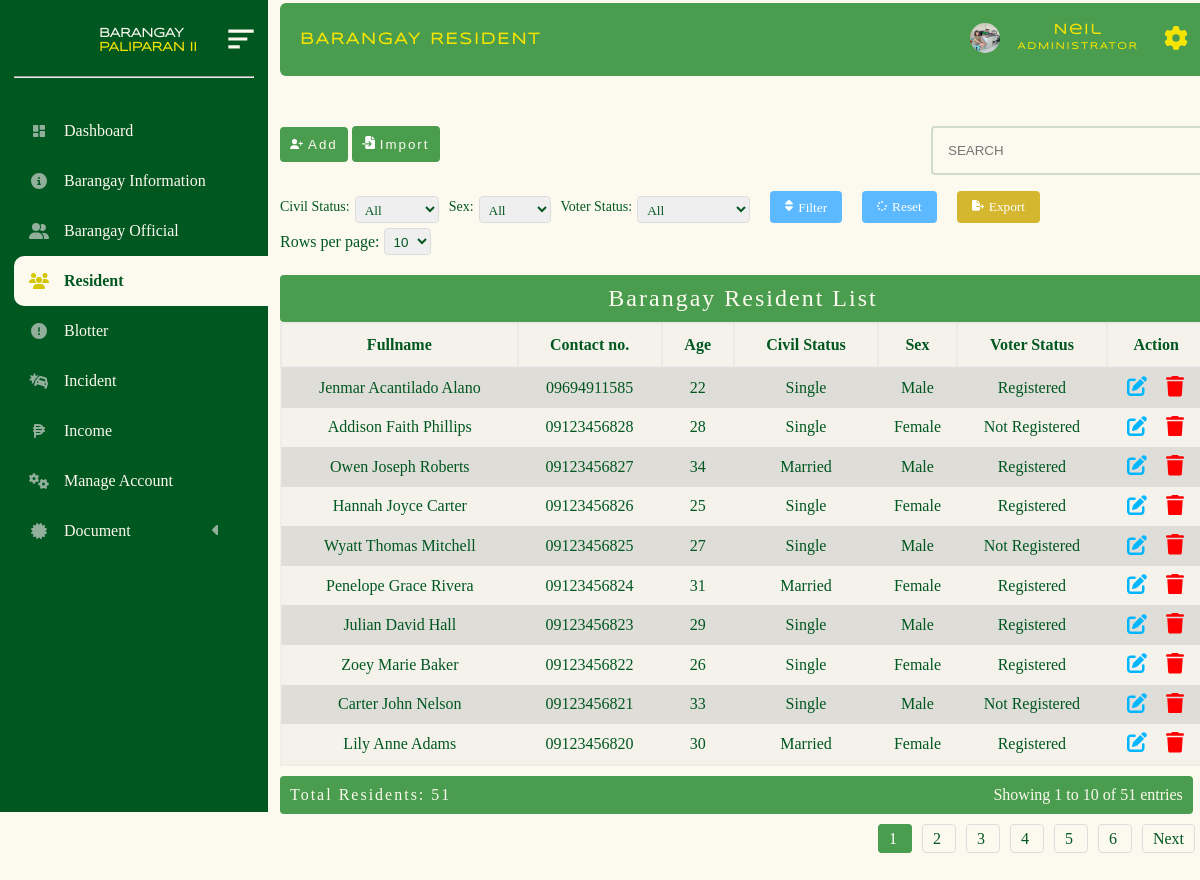
Screenshot of /administrator/admin_panel/resident.php (signed in) with the database file from the repository.
### tables this page shows
CREATE TABLE `barangay_resident` (
  `id` bigint(11) NOT NULL,
  `firstname` varchar(200) NOT NULL,
  `middlename` varchar(200) NOT NULL,
  `lastname` varchar(200) NOT NULL,
  `house_no` varchar(200) NOT NULL,
  `place_of_birth` varchar(200) NOT NULL,
  `birthday` date NOT NULL,
  `age` int(200) NOT NULL,
  `civil_status` varchar(200) NOT NULL,
  `gender` varchar(200) NOT NULL,
  `voter_status` varchar(200) NOT NULL,
  `email` varchar(200) NOT NULL,
  `contact_no` varchar(200) NOT NULL,
  `occupation` varchar(200) NOT NULL,
  `citizenship` varchar(200) NOT NULL,
  `sitio_pook` varchar(200) NOT NULL
);

### administrator/admin_panel/brgy_resident_folder/table.php (the view, shortened to what this page needs)
<!DOCTYPE html>
<html lang="en">
<head>
</head>
<body>
<?php
require("../../database/conn_db.php");
$name_filter = isset($_GET['name_filter']) ? $_GET['name_filter'] : '';
$contact_filter = isset($_GET['contact_filter']) ? $_GET['contact_filter'] : '';
$age_filter = isset($_GET['age_filter']) ? $_GET['age_filter'] : '';
$civil_status_filter = isset($_GET['civil_status_filter']) ? $_GET['civil_status_filter'] : '';
$gender_filter = isset($_GET['gender_filter']) ? $_GET['gender_filter'] : '';
$voter_filter = isset($_GET['voter_filter']) ? $_GET['voter_filter'] : '';
$page = isset($_GET['page']) ? max(1, (int)$_GET['page']) : 1;
$limit = isset($_GET['limit']) ? max(1, (int)$_GET['limit']) : 10;
$offset = ($page - 1) * $limit;
$whereClause = [];
$params = [];
$types = '';
$whereSQL = !empty($whereClause) ? 'WHERE ' . implode(' AND ', $whereClause) : '';
$countQuery = "SELECT COUNT(*) AS total FROM barangay_resident $whereSQL";
$countStmt = $conn->prepare($countQuery);
$countStmt->execute();
$countResult = $countStmt->get_result();
$totalRows = $countResult->fetch_assoc()['total'];
$totalPages = max(1, ceil($totalRows / $limit));
$startRow = ($page - 1) * $limit + 1;
$endRow = min($page * $limit, $totalRows);
$sql = "SELECT * FROM barangay_resident $whereSQL ORDER BY id DESC LIMIT ? OFFSET ?";
$stmt = $conn->prepare($sql);
if (!empty($params)) {
    $params[] = $limit;
    $params[] = $offset;
    $types .= 'ii';
    $stmt->bind_param($types, ...$params);
} else {
    $stmt->bind_param('ii', $limit, $offset);
}
$stmt->execute();
$result = $stmt->get_result();
if ($result->num_rows > 0) { ?>
    <div class="limit-selector">
        <form method="GET" action="" class = "form_limit">
            <div class="filter-group">
                <label for="civil_status_filter">Civil Status:</label>
                <select name="civil_status_filter" id="civil_status_filter">
                    <option value="">All</option>
                </select>
            </div>
            <div class="filter-group">
                <label for="gender_filter">Sex:</label>
                <select name="gender_filter" id="gender_filter">
                    <option value="">All</option>
                </select>
            </div>
            <div class="filter-group">
                <label for="voter_filter">Voter Status:</label>
                <select name="voter_filter" id="voter_filter">
                    <option value="">All</option>
                </select>
            </div>
            <button type="submit" class="filter-btn">Filter</button>
            <button type="button" class="reset-btn" onclick="window.location.href='?page=1&limit=<?php echo $limit; ?>'">Reset</button>
            <button type="button" class="export-btn" id="export-btn">Export</button>
        </form>
        <form method="GET" action="">
            <label for="limit">Rows per page:</label>
            <select name="limit" id="limit" onchange="this.form.submit()">
                <option value="10" <?php if ($limit == 10) echo 'selected'; ?>>10</option>
            </select>
        </form>
    </div>
    <table>
        <caption>Barangay Resident List</caption>
        <tr>
            <th>Fullname</th>
            <th>Contact no.</th>
            <th>Age</th>
            <th>Civil Status</th>
            <th>Sex</th>
            <th>Voter Status</th>
            <th>Action</th>
        </tr>
        <?php while ($row = $result->fetch_assoc()) {
            $firstname = $row["firstname"];
            $middlename = $row["middlename"];
            $lastname = $row["lastname"];
            $age = $row["age"];
            $civil_status = $row["civil_status"];
            $gender = $row["gender"];
            $voter_status = $row["voter_status"];
            $contact_no = $row["contact_no"];
        ?>
        <tr class="table_hover">
            <td><?php echo $firstname . " " . $middlename . " " . $lastname; ?></td>
            <td><?php echo $contact_no; ?></td>
            <td><?php echo $age; ?></td>
            <td><?php echo $civil_status; ?></td>
            <td><?php echo $gender; ?></td>
            <td><?php echo $voter_status; ?></td>
            <td>
                <div id = "form_up_del_official">
                    <button  id = "update_official_btn" class = "update_btn" data-id= <?php echo $row ["id"] ?>></button>
                    <button id = "delete_official_btn" class = "delete_btn" data-id= <?php echo $row ["id"] ?>></button>
                </div>
            </td>
        </tr>
        <?php } ?>
    </table>
    <div class="table-footer">
        <div class="total-count">Total Residents: <?php echo $totalRows; ?></div>
        <div class="pagination-info">
            Showing <?php echo $startRow; ?> to <?php echo $endRow; ?> of <?php echo $totalRows; ?> entries
        </div>
    </div>
    <div class="pagination">
        <?php for ($i = 1; $i <= $totalPages; $i++): ?>
            <a href="?page=<?php echo $i; ?>&limit=<?php echo $limit; ?>&name_filter=<?php echo urlencode($name_filter); ?>&contact_filter=<?php echo urlencode($contact_filter); ?>&age_filter=<?php echo urlencode($age_filter); ?>&civil_status_filter=<?php echo urlencode($civil_status_filter); ?>&gender_filter=<?php echo urlencode($gender_filter); ?>&voter_filter=<?php echo urlencode($voter_filter); ?>" class="<?php echo $i == $page ? 'active' : ''; ?>">
                <?php echo $i; ?>
            </a>
        <?php endfor; ?>
        <?php if ($page < $totalPages): ?>
            <a href="?page=<?php echo $page + 1; ?>&limit=<?php echo $limit; ?>&name_filter=<?php echo urlencode($name_filter); ?>&contact_filter=<?php echo urlencode($contact_filter); ?>&age_filter=<?php echo urlencode($age_filter); ?>&civil_status_filter=<?php echo urlencode($civil_status_filter); ?>&gender_filter=<?php echo urlencode($gender_filter); ?>&voter_filter=<?php echo urlencode($voter_filter); ?>">Next</a>
        <?php endif; ?>
    </div>
<?php }
?>
        <?php include("update_temp.php"); ?>
</body>
</html>

### administrator/admin_panel/style.css/mian.stylecss.css (style rules this page uses)
* { margin: 0px; padding: 0px; box-sizing: content-box; list-style-type: none ; }
html { scroll-behavior: smooth; }
:root { --bg-color: #FCFAEE; --2nd-bg-color:#4A9D4f; --sub-bg-color: #005720 ; --1st-text-color: #005720 ; --2nd-text-color: rgb(53, 53, 53); --3rd-text-color: #FCFAEE; --btn-color: #F5E402; --other-color :rgb(0, 183, 255); }
body { background-color: var(--bg-color); position: relative; min-height: 100%; width: 100%; overflow: scroll; overflow-x: hidden; }

### administrator/admin_panel/style.css/resident_style.css (style rules this page uses)
* { margin: 0px; padding: 0px; box-sizing: content-box; list-style-type: none ; }
:root { --bg-color: #FCFAEE; --2nd-bg-color:#4A9D4f; --sub-bg-color: #005720 ; --1st-text-color: #005720 ; --2nd-text-color: rgb(53, 53, 53); --3rd-text-color: #FCFAEE; --btn-color: #d4b62f; --other-color :rgb(0, 183, 255); }
body { background-color: var(--bg-color); background-repeat: no-repeat; background-size: cover; }
table { border: 2px solid rgba(228, 228, 228, 0.39); margin-left: 40px; margin-top: 20px; background-color: rgba(226, 226, 226, 0.322); width: 77vw; border-collapse: collapse; transition: all 0.5s ease; border-radius:4px; font-family: "sub_text"; color: var(--1st-text-color); }
table td { padding: 5px; text-align: center; }
table th { border: 2px solid rgba(226, 226, 226, 0.562); padding: 12px; }
table tr:nth-child(even) { background-color: #a7a5a548; }
caption { font-size: 2vw; letter-spacing: 2px; background-color: var(--2nd-bg-color); padding-bottom: 10px; padding-top: 10px; color: var(--bg-color); border-radius: 4px; }
.pagination { margin: 0px 0; float: right; margin-right: 0px; padding-bottom: 60px; margin-left: 20px; }
.pagination a { margin: 0 5px; padding: 5px 10px; text-decoration: none; color: var(--1st-text-color); border: 1px solid #ddd; border-radius: 4px; line-height: 50px; }
.pagination a.active { background-color: var(--2nd-bg-color); color: white; border: 1px solid var(--2nd-bg-color); }
.limit-selector { margin-top: -120px; padding-left: 40px; color: #005720; font-family: "sub_text"; transition: all 0.5s ease; font-size: 1rem; display: flex; }
.limit-selector select { padding: 5px; border-radius: 4px; border: 1px solid #ddd; width: max-content; color: #005720; }
#form_up_del_official { display: flex; justify-content:space-evenly ; align-items: center; }
#update_official_btn { color: var(--bg-color); cursor: pointer; padding: 3px 5px 3px 5px; background-color: transparent; border-radius: 4px; font-size: 0.9rem; outline: none; border: none; }
#update_official_btn svg { width: 20px; fill: var(--other-color); }
#delete_official_btn { color: var(--bg-color); cursor: pointer; padding: 3px 5px 3px 5px; background-color: transparent; border-radius: 4px; border: 1px solid rgb(197, 197, 197); outline: none; border: none; font-size: 0.9rem; }
#delete_official_btn svg { width: 18px; fill: red; }

### administrator/admin_panel/brgy_resident_folder/import_temp.php (style rules this page uses)
* { margin: 0px; padding: 0px; box-sizing: content-box; list-style-type: none; }
:root { --bg-color: #FCFAEE; --2nd-bg-color: #4A9D4f; --sub-bg-color: #005720; --1st-text-color: #005720; --2nd-text-color: rgb(53, 53, 53); --3rd-text-color: #FCFAEE; --btn-color: #d4b62f; --other-color: rgb(0, 183, 255); }

### administrator/admin_panel/brgy_resident_folder/table.php (style rules this page uses)
.table-footer { display: flex; justify-content: space-between; margin-top: 10px; padding: 10px; margin-left:40px; background-color:#4A9D4f; border-radius: 4px; width: 93%; }
.total-count { font-weight: 400; color:#FCFAEE; font-family:"sub_text"; letter-spacing:2px; }
.pagination-info { color: #666; color:#FCFAEE; font-family:"sub_text"; }
.limit-selector { display:block; }
.form_limit { display:flex; margin-left: -10px; }
.filter-group { display: flex; align-items: center; gap: 5px; }
.filter-group label { font-family: "sub_text"; font-size: 14px; margin-left:10px; }
.filter-group select, .filter-group input { padding: 5px; border: 1px solid #ddd; border-radius: 4px; font-family: "sub_text"; }
.filter-btn { padding: 5px 15px; background-color:rgb(93,185,255); color: white; border: none; border-radius: 4px; cursor: pointer; font-family: "sub_text"; margin-left:20px; }
.reset-btn { padding: 5px 15px; background-color:rgb(93,185,255); color: #333; border: none; border-radius: 4px; cursor: pointer; font-family: "sub_text"; color:white; margin-left:20px; }
.export-btn { padding: 5px 15px; background-color: rgb(212,182,47); color: white; border: none; border-radius: 4px; cursor: pointer; font-family: "sub_text"; margin-left: 20px; }

### rows the page displays
barangay_resident: firstname "Jenmar", middlename "Acantilado", lastname "Alano", contact_no "09694911585", age "22", civil_status "Single", gender "Male", voter_status "Registered"
barangay_resident: firstname "Addison", middlename "Faith", lastname "Phillips", contact_no "09123456828", age "28", civil_status "Single", gender "Female", voter_status "Not Registered"
barangay_resident: firstname "Owen", middlename "Joseph", lastname "Roberts", contact_no "09123456827", age "34", civil_status "Married", gender "Male", voter_status "Registered"
barangay_resident: firstname "Hannah", middlename "Joyce", lastname "Carter", contact_no "09123456826", age "25", civil_status "Single", gender "Female", voter_status "Registered"
barangay_resident: firstname "Wyatt", middlename "Thomas", lastname "Mitchell", contact_no "09123456825", age "27", civil_status "Single", gender "Male", voter_status "Not Registered"
barangay_resident: firstname "Penelope", middlename "Grace", lastname "Rivera", contact_no "09123456824", age "31", civil_status "Married", gender "Female", voter_status "Registered"
barangay_resident: firstname "Julian", middlename "David", lastname "Hall", contact_no "09123456823", age "29", civil_status "Single", gender "Male", voter_status "Registered"
barangay_resident: firstname "Zoey", middlename "Marie", lastname "Baker", contact_no "09123456822", age "26", civil_status "Single", gender "Female", voter_status "Registered"
barangay_resident: firstname "Carter", middlename "John", lastname "Nelson", contact_no "09123456821", age "33", civil_status "Single", gender "Male", voter_status "Not Registered"
barangay_resident: firstname "Lily", middlename "Anne", lastname "Adams", contact_no "09123456820", age "30", civil_status "Married", gender "Female", voter_status "Registered"

### other values shown
$totalRows "51"
$startRow "1"
$endRow "10"
